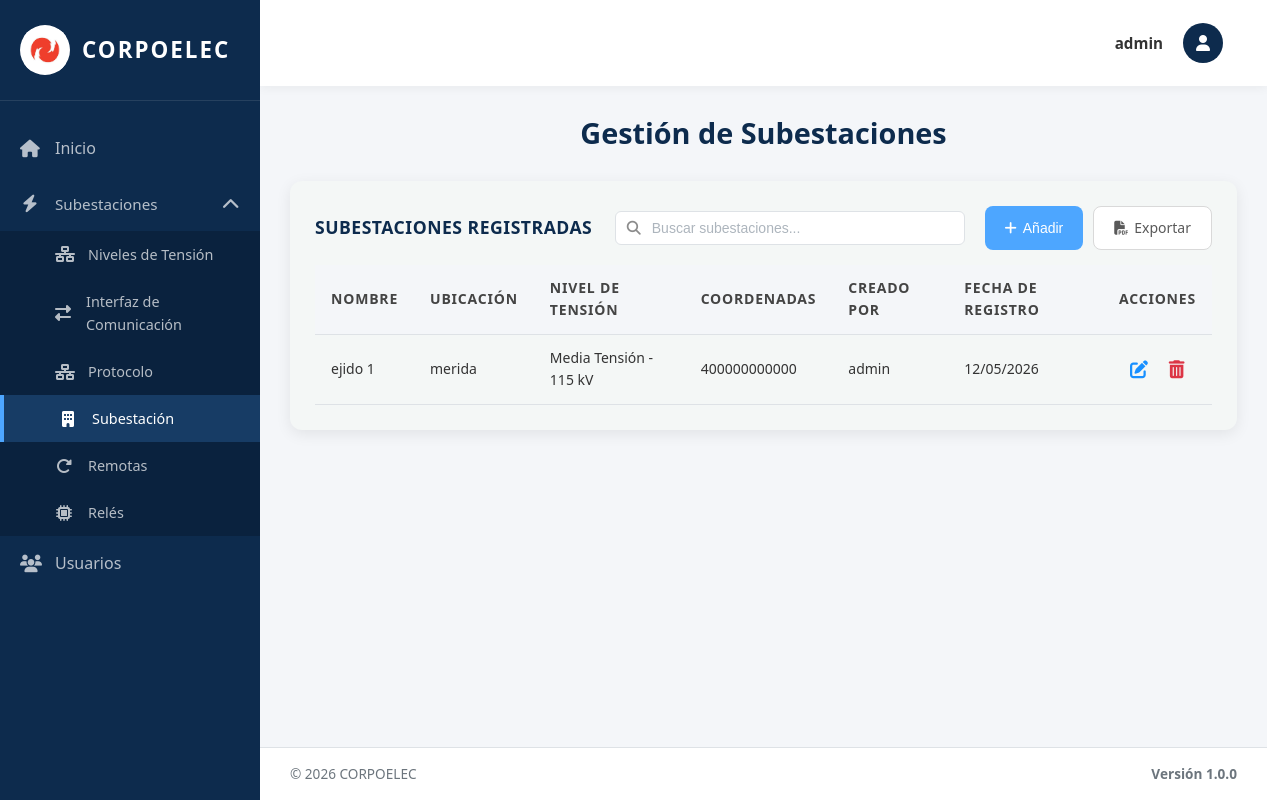
Page /subestaciones/ (signed in) on the earlier database version.
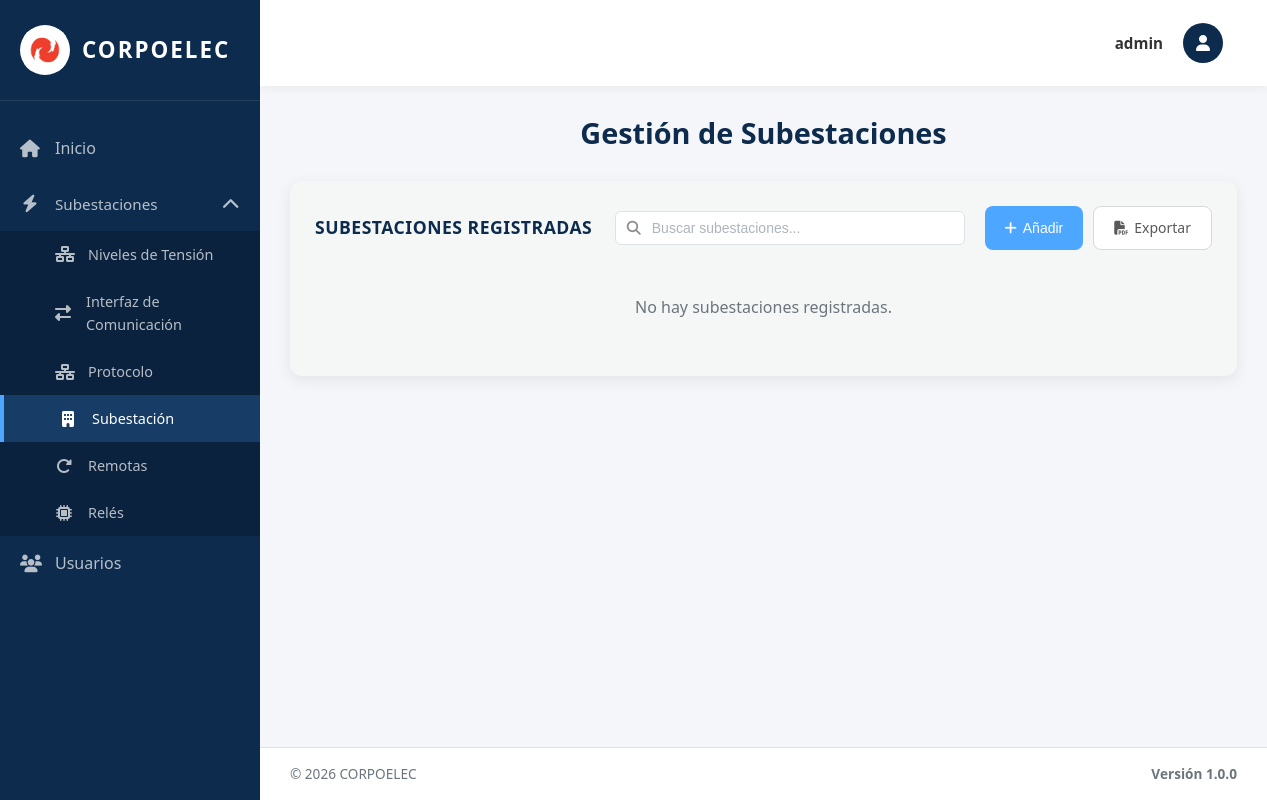
Same page on the later database version.
### equipos/models.py (models this page shows, shortened)
class Subestacion(models.Model):
    Id_Sub_est = models.AutoField(primary_key=True)  # Identificador único
    Id_Ten = models.ForeignKey(NivelTension, on_delete=models.CASCADE, related_name='subestaciones')  # Nivel de tensión asociado
    Nombre = models.CharField(max_length=100)  # Nombre de la subestación
    Ubicación = models.CharField(max_length=200)  # Dirección o ubicación física
    Coordenadas = models.CharField(max_length=100, blank=True, verbose_name='Coordenadas')  # Coordenadas GPS (opcional)
    Fecha_Reg = models.DateField(auto_now_add=True)  # Fecha de registro automática
    creado_por = models.ForeignKey(User, on_delete=models.SET_NULL, null=True, blank=True, related_name='subestaciones_creadas')  # Usuario que creó el registro
    class Meta:
        verbose_name = 'Subestación'
        verbose_name_plural = 'Subestaciones'
        ordering = ['Id_Sub_est']  # Orden por ID ascendente

class NivelTension(models.Model):
    TIPO_CHOICES = [
        ('AT', 'Alta Tensión'),
        ('MT', 'Media Tensión'),
        ('BT', 'Baja Tensión'),
    ]
    NIVEL_CHOICES = [
        ('230kV', '230 kV'),
        ('115kV', '115 kV'),
        ('34.5kV', '34.5 kV'),
        ('13.8kV', '13.8 kV'),
    ]
    Id_Ten = models.AutoField(primary_key=True)  # Identificador único
    Tipo_ten = models.CharField(max_length=5, choices=TIPO_CHOICES, default='AT')  # Tipo de tensión (AT/MT/BT)
    Nivel = models.CharField(max_length=10, choices=NIVEL_CHOICES)  # Valor del nivel (115kV, 34.5kV, etc.)
    Fecha_Reg = models.DateField(auto_now_add=True)  # Fecha de registro automática
    creado_por = models.ForeignKey(User, on_delete=models.SET_NULL, null=True, blank=True, related_name='niveles_tension_creados')  # Usuario que creó el registro
    class Meta:
        verbose_name = 'Nivel de Tensión'
        verbose_name_plural = 'Niveles de Tensión'
        ordering = ['Id_Ten']  # Orden por ID ascendente

### equipos/views.py (the view, shortened to what this page needs)
# urls.py: path('subestaciones/', subestaciones_view, name='subestaciones'),
@no_cache
@login_required(login_url='/login/')
def subestaciones_view(request):
    subestaciones_list = Subestacion.objects.all().order_by('Nombre')
    paginator = Paginator(subestaciones_list, 10)
    page_number = request.GET.get('page')
    page_obj = paginator.get_page(page_number)
    tensiones = NivelTension.objects.all().order_by('Nivel')
    context = {
        'title': 'Subestaciones',
        'page_obj': page_obj,
        'tensiones': tensiones,
        'is_admin': request.user.is_superuser
    }
    return render(request, 'subestaciones.html', context)

### templates/subestaciones.html (shortened to what this page needs)
{% extends 'base.html' %}
{% load static %}
{% block content %}
<div class="welcome-text">
  <h2>Gestión de Subestaciones</h2>
</div>
<div class="table-section">
  <div class="table-header">
    <h3>Subestaciones Registradas</h3>
    <div class="search-container">
      <input type="text" class="search-input" id="searchInput" placeholder="Buscar subestaciones..." onkeyup="filterTable()">
    </div>
<div style="display: flex; gap: 10px;">
        <button type="button" class="btn btn-primary btn-add-top" onclick="document.getElementById('addModal').classList.add('active')">
          <i class="fas fa-plus"></i> Añadir
        </button>
        <a href="{% url 'exportar_subestaciones_pdf' %}" class="btn btn-secondary btn-add-top">
          <i class="fas fa-file-pdf"></i> Exportar
        </a>
      </div>
  </div>
    {% if page_obj.paginator.count > 0 %}
     <table class="data-table">
<thead>
           <tr>
             <th>Nombre</th>
             <th>Ubicación</th>
             <th>Nivel de Tensión</th>
             <th>Coordenadas</th>
             {% if is_admin %}<th>Creado Por</th>{% endif %}
             <th>Fecha de Registro</th>
             <th>Acciones</th>
           </tr>
         </thead>
      <tbody>
        {% for sub in page_obj %}
        <tr>
          <td>{{ sub.Nombre }}</td>
          <td>{{ sub.Ubicación }}</td>
            <td>{{ sub.Id_Ten.get_Tipo_ten_display }} - {{ sub.Id_Ten.get_Nivel_display }}</td>
          <td>{{ sub.Coordenadas|default:"—" }}</td>
          {% if is_admin %}<td>{{ sub.creado_por.username|default:"Sistema" }}</td>{% endif %}
          <td>{{ sub.Fecha_Reg|date:"d/m/Y" }}</td>
           <td class="actions-cell">
            <button type="button" class="btn-icon btn-edit" title="Editar" onclick="openEditModal({{ sub.Id_Sub_est }}, '{{ sub.Nombre }}', '{{ sub.Ubicación }}', {{ sub.Id_Ten.Id_Ten }}, '{{ sub.Coordenadas|default:"" }}')">
              <i class="fas fa-edit"></i>
            </button>
            <form method="post" style="display: inline;" onsubmit="return confirmarEliminacion(this);">
             <button type="submit" class="btn-icon btn-delete" title="Eliminar">
               <i class="fas fa-trash-alt"></i>
             </button>
           </form>
          </td>
        </tr>
        {% endfor %}
      </tbody>
     </table>
    {% else %}
    <p class="no-data">No hay subestaciones registradas.</p>
    {% endif %}
  </div>
{% endblock %}

Differences in the rows shown:
removed Subestacion: Nombre "ejido 1", Ubicación "merida", Id_Ten.Tipo_ten "Media Tensión", Id_Ten.Nivel "115 kV", Coordenadas "400000000000", creado_por.username "admin", Fecha_Reg "12/05/2026"
Other differences:
text no longer shown: "NOMBRE UBICACIÓN NIVEL DE TENSIÓN COORDENADAS CREADO POR FECHA DE REGISTRO ACCIONES"
text now shown: "No hay subestaciones registradas."
